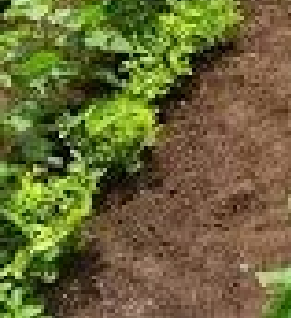
#> input picture Cropped segment.png, 291 x 318 px
$ python Q1_Canny_EdgeDetector.py
#> lines starting #> are read from the running program, lines starting #| are printed output that depends on the picture; after the words box and inside, x2 and y2 are one past the last pixel; in counts of white or black regions, pixels touching at a corner belong together
import cv2 as cv, matplotlib.pyplot as plt
img = cv.imread('Cropped segment.png', 0)
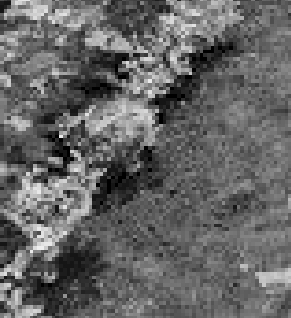
#> img: shape (318, 291); min 0, max 238, mean 100.9
edges = cv.Canny(img, 550, 690)
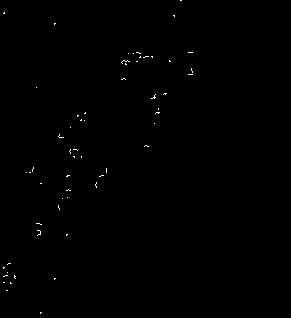
#> edges: shape (318, 291); 0.24% white in thin lines or dots, all inside (x1, y1, x2, y2) = (3, 0, 193, 314)
plt.subplot(121); plt.imshow(img, cmap='gray'); plt.title('Original'); plt.axis('off')
plt.subplot(122); plt.imshow(edges, cmap='gray'); plt.title('Canny'); plt.axis('off')
plt.tight_layout(); plt.show()
#> after `plt.tight_layout()`:
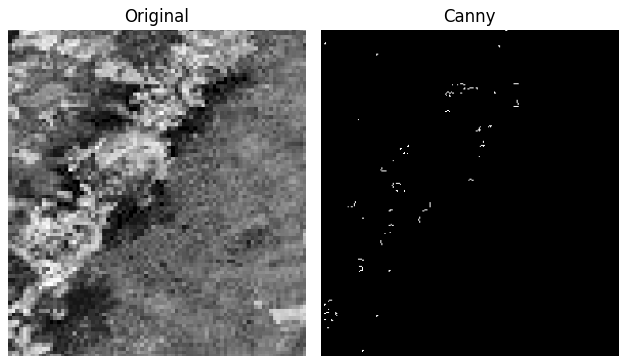
#> figure drawn by matplotlib, 2 panels
